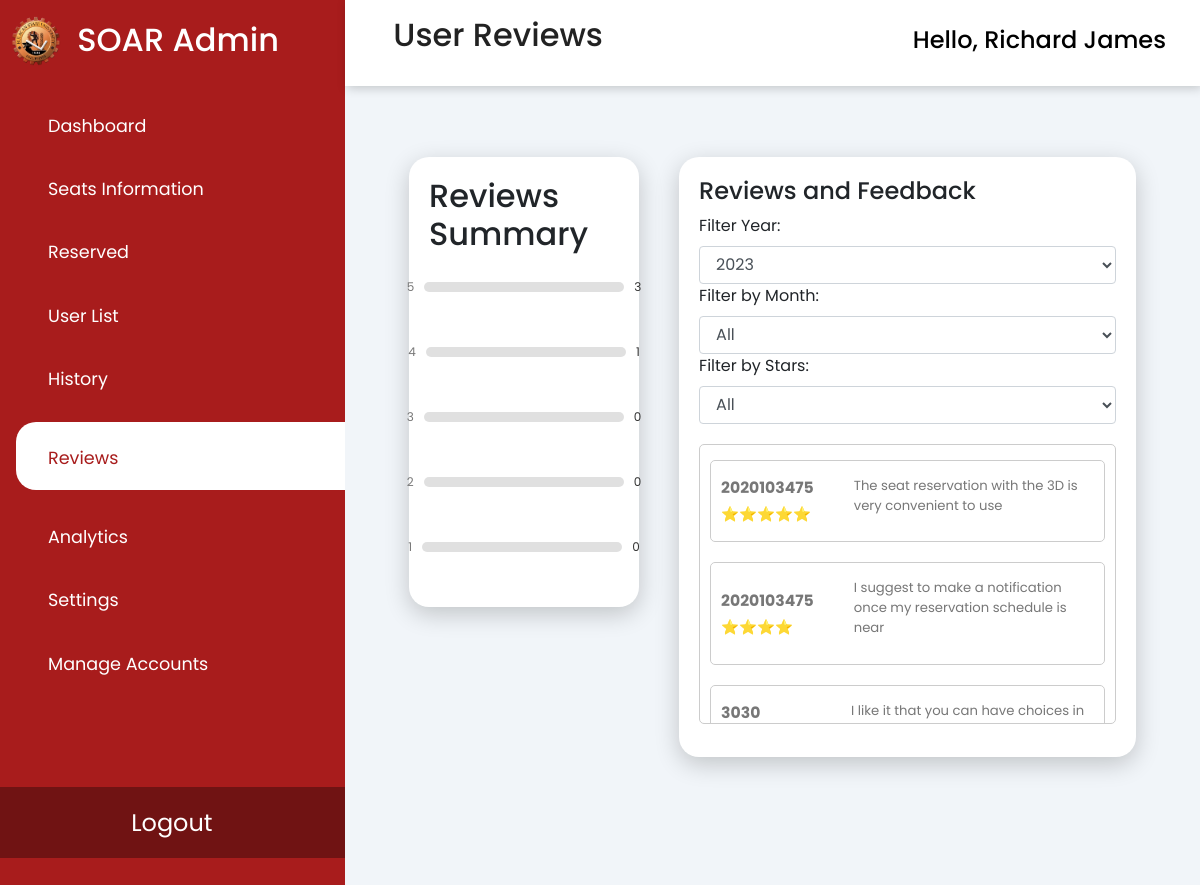
/php/adminReviews.php (signed in), run on the app's committed database.
### tables this page shows
CREATE TABLE `rating` (
  `rating_id` int(11) NOT NULL,
  `rating` int(11) DEFAULT NULL,
  `review` varchar(255) DEFAULT NULL,
  `date` date DEFAULT NULL,
  `user_id` int(11) DEFAULT NULL
);

### php/adminReviews.php (the view, shortened to what this page needs)
<?php
require 'connect.php';
?>
<!DOCTYPE HTML>
<html>
<head>
    <link rel="stylesheet" href="https://cdn.jsdelivr.net/npm/bootstrap@4.6.2/dist/css/bootstrap.min.css"
>
    <link rel="stylesheet" type="text/css" href="css/adminReviews.css" />
    <link rel="stylesheet"
        href="https://maxst.icons8.com/vue-static/landings/line-awesome/line-awesome/1.3.0/css/line-awesome.min.css">
</head>
<body>
    <div class="sidebar">
        <div class="sidebar-brand">
            <img src="../img/bulsu logo.png" alt="bulsu logo" class="logo">
            <h2> <span>SOAR Admin</span></h2>
        </div>
        <div class="sidebar-menu" id="tabButton">
            <ul>
                <li class="tabs"> <a href="../admin.php" data-tabName="dashboard" id="tabButtons"><span
                            class="las la-th-large"></span>
                        <span>Dashboard</span></a>
                </li>
                <li class="tabs"> <a href="../seats-info.php"><span class="las la-check"></span>
                        <span>Seats Information</span></a>
                </li>
                <li class="tabs"> <a href="reserved.php"><span class="las la-clock"></span>
                        <span>Reserved</span></a>
                </li>
                <li class="tabs"> <a href="user-list.php"><span class="las la-user-friends"></span>
                        <span>User List</span></a>
                </li>
                <li class="tabs"> <a href="history.php"><span class="las la-history"></span>
                        <span>History</span></a>
                </li>
                <li class="tabs"> <a href="adminReviews.php" class="active"><span class="las la-star"></span>
                        <span>Reviews</span></a>
                </li>
                <li class="tabs"> <a href="analytics.php"><span class="las la-chart-bar"></span>
                        <span>Analytics</span></a>
                </li>
                <li class="tabs"> <a href="settings.php"><span class="las la-cog"></span>
                        <span>Settings</span></a>
                </li>
                <li id="hidden" class="manage tabs" data-toggle="modal" data-target="#exampleModal"> <a
                        href="manageAdmin.php"><span class="las la-users-cog"></span>
                        <span>Manage Accounts</span></a>
                </li>
                <li class="logout"> <a href="../toLogout.php">
                        <span>Logout</span></a>
                </li>
            </ul>
        </div>
    </div>
    <div class="header">
        <header>
            <h2>
                <label for="nav-toggle">
                    <div class="toggle">
                        <span class="la la-bars"></span>
                    </div>
                </label>
                User Reviews
            </h2>
            <div class="dropdown">
                <button class="dropdown-toggle" class="btn btn-secondary dropdown-toggle" type="button"
                    id="dropdownMenuButton" data-toggle="dropdown" aria-haspopup="true" aria-expanded="true">
                    <div class="user-wrapper">
                        <h4>
                            Hello,
                            <?php echo $_SESSION["first_name"]; ?>
                        </h4>
                    </div>
                </button>
            </div>
        </header>
    </div>
    <div class="main-content">
        <main>
            <div class="dashboard">
                <?php
                $query = "SELECT rating, COUNT(*) AS count FROM rating GROUP BY rating";
                $result = $conn->query($query);
                $ratings = [];
                while ($row = $result->fetch_assoc()) {
                    $ratings[$row['rating']] = $row['count'];
                }
                ?>
                <div class="reviews-container">
                    <h2>Reviews Summary</h2>
                    <?php
                    for ($rating = 5; $rating >= 1; $rating--) {
                        $count = isset($ratings[$rating]) ? $ratings[$rating] : 0;
                        echo '<div class="review">';
                        echo '<span class="icon-container">' . $rating . ' <i class="fas fa-star"></i></span>';
                        echo '<div class="progress">';
                        echo '</div>';
                        echo '<span class="percent">' . $count . '</span>';
                        echo '</div>';
                    }
                    ?>
                </div>
                <div class="box-container">
                    <div class="box">
                        <h4>Reviews and Feedback</h4>
                        <div>
                            <div class="filters">
                            <div class="year" class="form-control">
                                <label for="yearFilter">Filter Year:</label>
                                <select class="form-control" id="yearFilter">
                                    <option>2023</option>
                                </select>
                            </div>
                                <div class="college">
                                    <label for="monthFilter">Filter by Month:</label>
                                    <select class="form-control" id="monthFilter">
                                        <option value="all">All</option>
                                    </select>
                                </div>
                                <div class="year-level" class="form-control">
                                    <label for="starsFilter">Filter by Stars:</label>
                                    <select class="form-control" id="starsFilter">
                                        <option value="all">All</option>
                                    </select>
                                </div>
                            </div>
                            <?php
                            if (isset($_GET['search'])) {
                                $valueToSearch = $_GET['search'];
                                $querySearch = "SELECT * FROM rating  WHERE rating_id >= 0";
                                $search_result = filterTable($querySearch);
                            } else {
                                $querySearch = "SELECT * FROM rating  WHERE rating_id >= 0";
                                $search_result = filterTable($querySearch);
                            }
                            function filterTable($querySearch)
                            {
                                require 'connect.php';
                                $filter_Result = mysqli_query($conn, $querySearch);
                                return $filter_Result;
                            }
                            ?>
                            <div class="review-list-container">
                                <div class="review-list">
                                    <?php
                                    if ($count = mysqli_num_rows($search_result) > 0) {
                                        while ($row2 = mysqli_fetch_array($search_result)) {
                                            ?>
                                            <div class="reviews">
                                                <div class="review-header">
                                                    <div class="review-info">
                                                        <span class="name">
                                                            <?php echo $row2['user_id']; ?>
                                                        </span>
                                                    </div>
                                                    <div class="star-rating">
                                                        <span>
                                                            <?php if ($row2['rating'] == "1") {
                                                                echo "⭐";
                                                            } elseif ($row2['rating'] == "2") {
                                                                echo "⭐⭐";
                                                            } elseif ($row2['rating'] == "3") {
                                                                echo "⭐⭐⭐";
                                                            } elseif ($row2['rating'] == "4") {
                                                                echo "⭐⭐⭐⭐";
                                                            } elseif ($row2['rating'] == "5") {
                                                                echo "⭐⭐⭐⭐⭐";
                                                            } ?>
                                                        </span>
                                                    </div>
                                                </div>
                                                <div class="review-text">
                                                    <p>
                                                        <?php echo $row2['review']; ?>
                                                    </p>
                                                </div>
                                            </div>
                                        <?php }
                                    }
                                    ?>
                                </div>
                            </div>
                        </div>
        </main>
    </div>
</body>
</html>

### styles/adminReviews.css (style rules this page uses)
:root { --main-color: #a81c1c; --color-dark: #1d2231; --text-gray: #8390a2; }
* { padding: 0; margin: 0; box-sizing: border-box; list-style-type: none; text-decoration: none; font-family: "Poppins", sans-serif; }
.sidebar { width: 345px; position: fixed; left: 0; top: 0; height: 100%; background: var(--main-color); z-index: 100; transition: width 300ms; }
.sidebar-brand { height: 90px; padding: 1rem 0rem 1rem 0.7rem; display: flex; color: #fff; padding-top: 1rem; }
.sidebar-brand span { display: inline-block; padding-top: 0.3rem; margin-left: 1rem; }
.sidebar-menu { margin-top: 1rem; }
.sidebar-menu li { width: 100%; margin-bottom: 1.7rem; padding-left: 1rem; cursor: pointer; }
.sidebar-menu a { padding-left: 1rem; display: block; color: #fff; font-size: 1.1rem; }
#tabButton { color: #fff; }
.sidebar-menu a span:first-child { font-size: 1.5rem; padding-right: 1rem; }
#tabButton a.active { background: #fff; padding-top: 1rem; padding-bottom: 1rem; color: var(--main-color); border-radius: 20px 0px 0px 20px; }
.logo { width: 50px; height: 50px; }
.manage { color: #ffffff; cursor: pointer; }
.logout { text-align: center; position: absolute; bottom: 0; background: #701313; padding: 5%; text-decoration: none; }
.logout a { text-decoration: none; }
.main-content { transition: margin-left 300ms; margin-left: 345px; }
header { display: flex; justify-content: space-between; padding: 1rem 1.5rem; box-shadow: 2px 2px 10px rgba(0, 0, 0, 0.2); position: fixed; left: 345px; width: calc(100% - 345px); top: 0%; z-index: 100; background-color: #fff; transition: left 300ms; }
header h2 { color: #222; }
header label span { font-size: 1.7rem; padding-right: 1rem; }
.toggle { cursor: pointer; }
.user-wrapper { display: flex; align-items: center; text-decoration: underline 0.15em rgba(0, 0, 0, 0); transition: text-decoration-color 300ms; text-underline-offset: 0.4em; }
.user-wrapper h4 { padding: 10px; }
.dropdown-toggle { background-color: transparent; border-color: #fff; border-style: solid; border-top: none; border-right: none; border-left: none; content: none; }
.dropdown-toggle::after { content: none; }
main { margin-top: 85px; padding: 2rem 1.5rem; background: #f1f5f9; min-height: calc(100vh - 90px); }
.user-wrapper h4 { margin-bottom: -7px !important; }
main { margin-top: 85px; padding: 2rem 1.5rem; background: #f1f5f9; height: 100vh; top: 0; }
.box-container { position: relative; display: flex; align-items: center; position: relative; width: 100%; padding: 20px; height: 80vh; margin-bottom: 10px; }
.box { position: relative; width: 100%; padding: 20px; box-shadow: 0 7px 25px rgba(0, 0, 0, 0.2); border-radius: 20px; background: white; height: 100%; }
.reviews-container { position: relative; display: flex; width: 30%; flex-direction: column; align-items: center; justify-content: center; background-color: #fff; box-shadow: 0 7px 25px rgba(0, 0, 0, 0.2); border-radius: 20px; padding: 20px; margin: 20px 20px; }
.review-list-container { overflow-y: scroll; }
.review { border: 1px solid transparent; border-radius: 5px; color: #777; display: flex; font-size: 12px; align-items: center; padding: 10px; margin: 5px 0; }
.reviews { border: 1px solid transparent; border-radius: 5px; color: #777; display: flex; font-size: 12px; align-items: center; padding: 10px; margin: 5px 0; }
.progress { background-color: rgba(100, 100, 100, 0.2); border-radius: 5px; position: relative; margin: 0 10px; height: 10px; width: 200px; }
.percent { color: #333; }
.review-list-container { height: 35vh; overflow-y: auto; margin-top: 20px; border: 1px solid #ccc; border-radius: 5px; padding: 10px; margin-bottom: 10px; }
.review { margin-bottom: 20px; }
.reviews { margin-bottom: 20px; border: 1px solid #ccc; }
.reviews { margin-bottom: 20px; }
.review-info { display: flex; justify-content: space-between; align-items: center; margin-bottom: 5px; position: relative; }
.star-rating { font-size: 1.2em; margin-left: auto; }
.review-text { margin-top: 5px; padding-left: 40px; font-size: 1.1em; position: relative; }
.name { font-size: 1.3em; font-weight: bold; }
.dashboard { display: flex; justify-content: space-between; align-items: flex-start; margin: 0 auto; padding: 20px; }

### data on the page
rating: user "2020103475", review "The seat reservation with the 3D is very convenient to use"
rating: user "2020103475", review "I suggest to make a notification once my reservation schedule is near"
rating: user "3030", review "I like it that you can have choices in…"

### other printed values
$_SESSION["first_name"] "Richard James"
$count "3"
$count "1"
$count "0"
